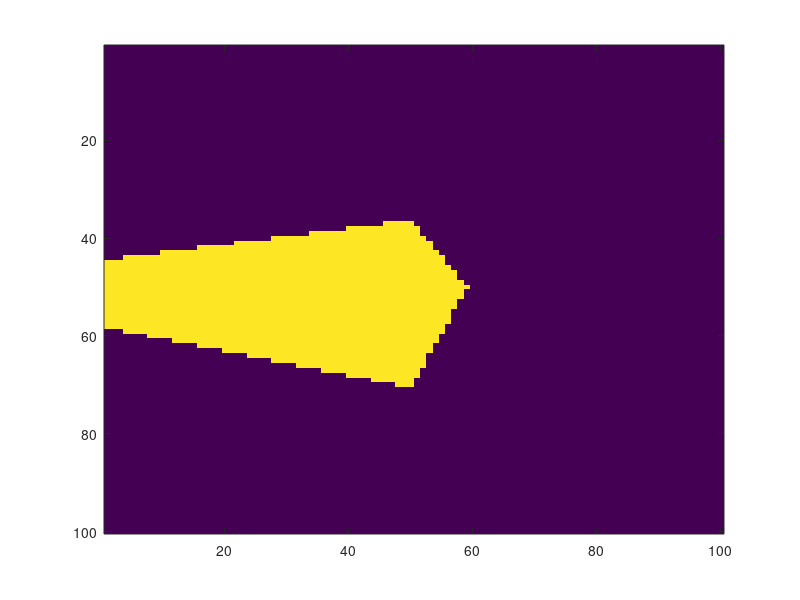

Recreate this plot in MATLAB. (Note: this script raises an error after producing the figure.)
numPoints = 5;
xSize = 100;
ySize = 100;
%zSize = 1;

points = randi(xSize,[1,numPoints]);
points = [points; randi(ySize,[1,numPoints])];
%points = [points; randi(zSize,[1,numPoints])];
points = [25 75 25 75 55];
points = [points;25 25 75 75 30];


distMap = zeros(xSize,ySize,numPoints);
for k = 1:numPoints;
    for i = 1:xSize;
        for j = 1:ySize;
            %for l =1:zSize;
                distMap(i,j,k) = (points(1,k) - i)^2 + (points(2,k)-j)^2; % + (points(3,k)-l)^2;
            %end
        end
    end
end

binC = zeros(xSize,ySize);
bin = zeros(xSize,ySize);
p = 0;
for i = 1:xSize;
    for j = 1:ySize;
        count = 0;
        bin(i,j) = 1;
        min = 8000000;
        for k = 1:numPoints;
            if min > distMap(i,j,k);
                min = distMap(i,j,k);
                bin(i,j) = k;
                count = 0;
                binC(i,j) = 0;
            end
            if abs(min - distMap(i,j,k)) < 10;
                count = count + 1;
            end
            if count >=3;
                binC(i,j) = 1;
            end
        end
    end
end


binTest = (bin == 5)

%binTest = bwmorph(binTest,'remove');

[row, column] = find(binTest, 1, 'first')
[allRows,allCols] = find(binTest == 1);

clear P;

startPoint = [row, column];
pointOnHull = startPoint;
figure(2);
imagesc(binTest)
notDone = true;

i = 1;
while(notDone)
    P(:,i) = pointOnHull;
    endPoint = [allRows(1), allCols(1)];
    for j = 1:length(allRows)
        temp = logical(leftOf(pointOnHull,endPoint,allRows(j),allCols(j),startPoint));
        if(endPoint == pointOnHull | temp )
            endPoint = [allRows(j), allCols(j)];
        end
        
    end
    pointOnHull = endPoint
    i = i + 1;
    if(pointOnHull(1) == startPoint(1) & pointOnHull(2) == startPoint(2))
        notDone = false;
    end
    
end

figure(3);
%temp = zeros(xSize,ySize);
%temp = reshape(bin(:,:,1),[xSize ySize]);
imagesc(binTest);
hold on;
for i = 1: length(P);
    plot(P(2,i),P(1,i),'r*');
end
hold off;


%%


figure(3);
temp = binC;
%temp = zeros(xSize,ySize);
%temp = reshape(bin(:,:,1),[xSize ySize]);
subplot(121);
imagesc(binC);
hold on;
for k = 1:numPoints;
    plot(points(2,k),points(1,k),'k*');
end
hold off;
subplot(122);
imagesc(bin);
hold on;
for k = 1:numPoints;
    plot(points(2,k),points(1,k),'k*');
end
hold off;




%%

figure(2);
subplot(321);
temp = zeros(xSize,ySize);
temp = reshape(bin(1,:,:),[xSize ySize]);
imagesc(temp);
%%
subplot(322);
temp = zeros(xSize,ySize);
temp = reshape(bin(10,:,:),[xSize ySize]);
imagesc(temp);

subplot(323);
temp = zeros(xSize,ySize);
temp = reshape(bin(:,1,:),[xSize ySize]);
imagesc(temp);

subplot(324);
temp = zeros(xSize,ySize);
temp = reshape(bin(:,10,:),[xSize ySize]);
imagesc(temp);

subplot(325);
temp = zeros(xSize,ySize);
temp = reshape(bin(:,:,1),[xSize ySize]);
imagesc(temp);


subplot(326);
temp = zeros(xSize,ySize);
temp = reshape(bin(:,:,10),[xSize ySize]);
imagesc(temp);



